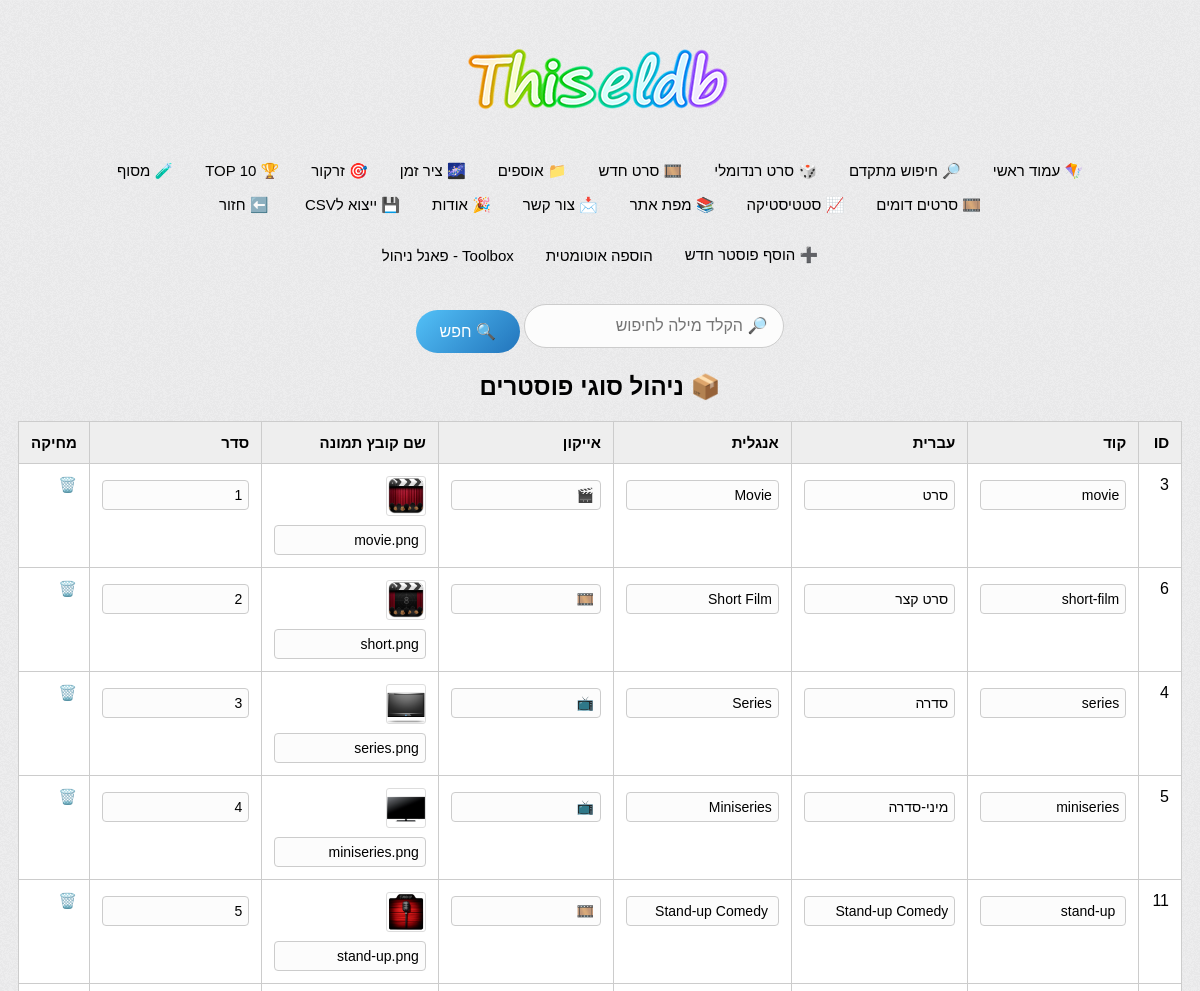
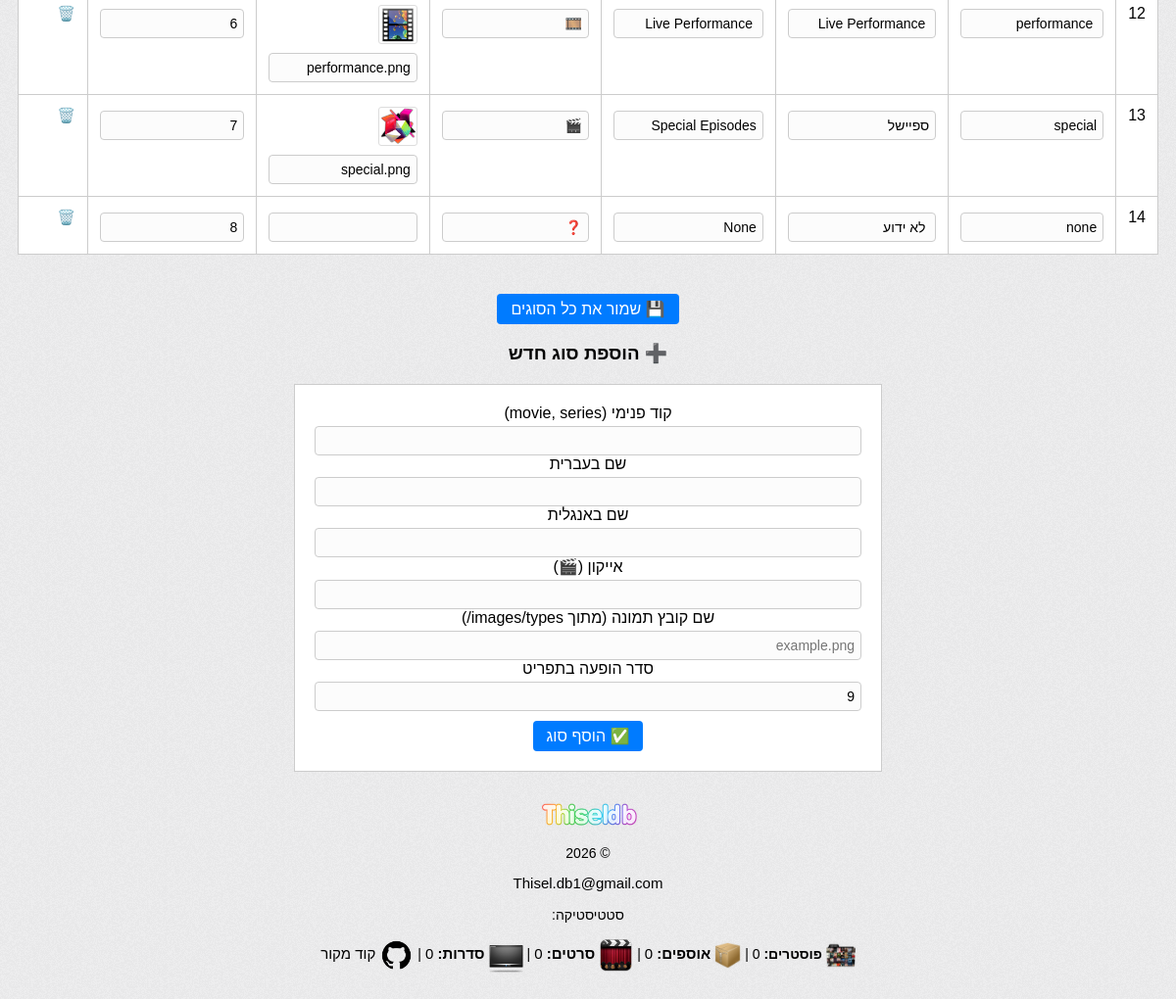
The page /manage_types.php on the database its author committed (2 pictures, top to bottom).
### tables this page shows
CREATE TABLE `poster_types` (
  `id` int(11) NOT NULL,
  `code` varchar(255) NOT NULL DEFAULT '',
  `label_he` varchar(255) NOT NULL DEFAULT '',
  `label_en` varchar(255) NOT NULL DEFAULT '',
  `icon` varchar(255) NOT NULL DEFAULT '',
  `description` text NOT NULL,
  `sort_order` int(11) DEFAULT 0,
  `image` varchar(255) NOT NULL DEFAULT ''
);

### manage_types.php (the view, shortened to what this page needs)
<?php
require_once 'server.php';
if (!function_exists('h')) {
    function h($value) {
        return htmlspecialchars((string)$value, ENT_QUOTES, 'UTF-8');
    }
}
$types = $conn->query("SELECT * FROM poster_types ORDER BY sort_order ASC, id ASC");
$next_sort_order = 1;
if ($res2 = $conn->query("SELECT COALESCE(MAX(sort_order), 0) + 1 AS next_order FROM poster_types")) {
    if ($r2 = $res2->fetch_assoc()) {
        $next_sort_order = (int)$r2['next_order'];
    }
}
require_once 'header.php';
?>
<!DOCTYPE html>
<html lang="he" dir="rtl">
<head>
</head>
<body>
<h2>📦 ניהול סוגי פוסטרים</h2>
<form method="post">
  <table id="types-table">
    <thead>
      <tr>
        <th>ID</th>
        <th>קוד</th>
        <th>עברית</th>
        <th>אנגלית</th>
        <th>אייקון</th>
        <th>שם קובץ תמונה</th>
        <th>סדר</th>
        <th>מחיקה</th>
      </tr>
    </thead>
    <tbody>
    <?php while ($type = $types->fetch_assoc()): ?>
      <?php
        $img_val = $type['image'] ?? '';
        $img_str = is_string($img_val) ? trim($img_val) : '';
        $id_int  = isset($type['id']) ? (int)$type['id'] : 0;
        $img_fs  = __DIR__ . '/' . IMAGE_BASE_PATH . $img_str;
      ?>
      <tr>
        <td>
          <?= h($type['id']) ?>
        </td>
        <td><input type="text" name="code[<?= h($type['id']) ?>]"      value="<?= h($type['code']) ?>"></td>
        <td><input type="text" name="label_he[<?= h($type['id']) ?>]"  value="<?= h($type['label_he']) ?>"></td>
        <td><input type="text" name="label_en[<?= h($type['id']) ?>]"  value="<?= h($type['label_en']) ?>"></td>
        <td><input type="text" name="icon[<?= h($type['id']) ?>]"      value="<?= h($type['icon']) ?>"></td>
        <td>
          <?php if ($img_str !== '' && file_exists($img_fs)): ?>
            <img src="<?= h(IMAGE_BASE_PATH . $img_str) ?>" alt="תצוגה מקדימה" class="preview">
          <?php endif; ?>
          <input type="text" name="image[<?= $id_int ?>]" value="<?= htmlspecialchars($img_str, ENT_QUOTES, 'UTF-8') ?>">
        </td>
        <td><input type="number" name="sort_order[<?= h($type['id']) ?>]" value="<?= h($type['sort_order'] ?? 0) ?>"></td>
        <td><a href="?delete=<?= h($type['id']) ?>" onclick="return confirm('למחוק סוג זה?')">🗑️</a></td>
      </tr>
    <?php endwhile; ?>
    </tbody>
  </table>
  <button type="submit" name="save_all">💾 שמור את כל הסוגים</button>
</form>
<h3>➕ הוספת סוג חדש</h3>
<form method="post" style="background:#fff; padding:20px; border:1px solid #ccc; max-width:600px;">
  <label>קוד פנימי (movie, series)</label>
  <input type="text" name="code" required>
  <label>שם בעברית</label>
  <input type="text" name="label_he" required>
  <label>שם באנגלית</label>
  <input type="text" name="label_en" required>
  <label>אייקון (🎬)</label>
  <input type="text" name="icon">
  <label>שם קובץ תמונה (מתוך images/types/)</label>
  <input type="text" name="image" placeholder="example.png">
  <label>סדר הופעה בתפריט</label>
  <input type="number" name="sort_order" value="<?= $next_sort_order ?>">
  <button type="submit" name="add_type">✅ הוסף סוג</button>
</form>
<?php include 'footer.php'; ?>
</body>
</html>

### style.css (style rules this page uses)
* { font-family: Arial; }
a { color: #2d89ef !important;text-decoration: none !important }
body { padding:10px !important; background-image: url("images/pattern.png") !important; font-family: Arial, sans-serif; }
a { color:black !important }
.rtl { direction: rtl !important; }
body { background-color:#EDEDEE !important }

### header.php (style rules this page uses)
html { box-sizing: border-box; }
*, *:before, *:after { box-sizing: inherit; }
a { color: inherit; background-color: white; }

### nav.php (style rules this page uses)
html { box-sizing: border-box; }
*, *:before, *:after { box-sizing: inherit; }
a { color: inherit; background-color: transparent; }
button, input, select, textarea, optgroup { font: inherit; margin: 0; }

### manage_types.php (style rules this page uses)
body { font-family: Arial, sans-serif; background: #f4f4f4; padding: 40px; direction: rtl; }
h2, h3 { margin-bottom: 20px; }
table { width: 100%; border-collapse: collapse; background: #fff; border:1px solid #ccc; margin-bottom: 30px; }
th, td { padding: 12px; border: 1px solid #ccc; text-align: right; vertical-align: top; }
th { background: #eee; font-size:15px; }
input[type="text"], input[type="number"], textarea { width: 100%; padding: 6px; margin-top: 4px; font-size: 14px; box-sizing: border-box; border:1px solid #ccc; border-radius:4px; background:#fcfcfc; }
img.preview { max-width: 60px; max-height: 40px; display: block; margin-bottom: 5px; border-radius: 3px; border: 1px solid #ddd; }
button { padding: 6px 14px; margin-top: 10px; background:#007bff; color:#fff; border:none; border-radius:4px; cursor:pointer; }
a { text-decoration:none; color:#c00; font-size:15px; }

### rows shown on the page
poster_types: id "3", code "movie", label_he "סרט", label_en "Movie", icon "🎬", image (picture), image "movie.png", sort_order "1"
poster_types: id "6", code "short-film", label_he "סרט קצר", label_en "Short Film", icon "🎞️", image (picture), image "short.png", sort_order "2"
poster_types: id "4", code "series", label_he "סדרה", label_en "Series", icon "📺", image (picture), image "series.png", sort_order "3"
poster_types: id "5", code "miniseries", label_he "מיני-סדרה", label_en "Miniseries", icon "📺", image (picture), image "miniseries.png", sort_order "4"
poster_types: id "11", code "stand-up", label_he "Stand-up Comedy", label_en "Stand-up Comedy", icon "🎞️", image (picture), image "stand-up.png", sort_order "5"
poster_types: id "12", code "performance", label_he "Live Performance", label_en "Live Performance", icon "🎞️", image (picture), image "performance.png", sort_order "6"
poster_types: id "13", code "special", label_he "ספיישל", label_en "Special Episodes", icon "🎬", image (picture), image "special.png", sort_order "7"
poster_types: id "14", code "none", label_he "לא ידוע", label_en "None", icon "❓", sort_order "8"

### other values the page prints
$label "🪁 עמוד ראשי"
$label "🔎 חיפוש מתקדם"
$label "🎲 סרט רנדומלי"
$label "🎞️ סרט חדש"
$label "📁 אוספים"
$label "🌌 ציר זמן"
$label "🎯 זרקור"
$label "🏆 TOP 10"
$label "🧪 מסוף"
$label "🎞️ סרטים דומים"
$label "📈 סטטיסטיקה"
$label "📚 מפת אתר"
$label "📩 צור קשר"
$label "🎉 אודות"
$label "💾 ייצוא לCSV"
